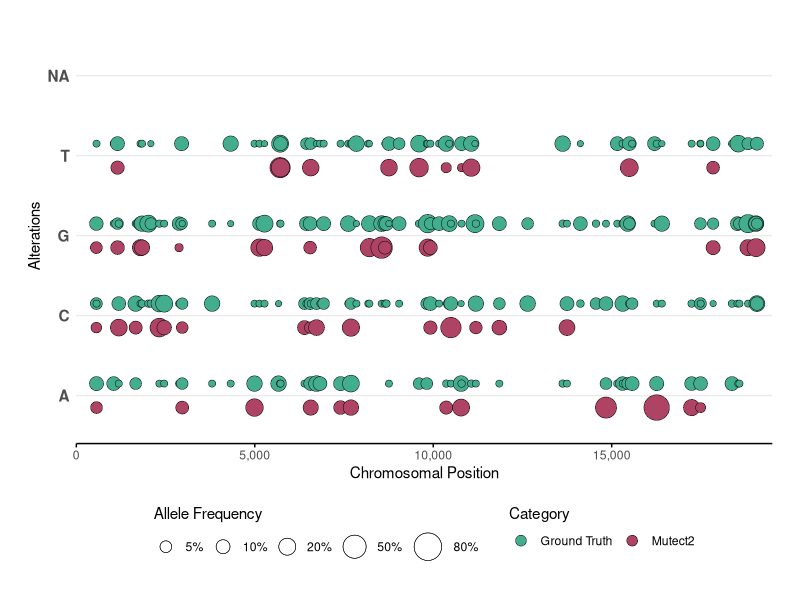

Source code (R): (Note: this script raises an error after producing the figure.)



rm(list = ls())
gc()

library(data.table)
library(stringr)

df = fread("Ground_truth_vs_Mutect2.clean.annotated.tsv")

df[which(df$`Mutect2 ALT` == "")]$`Mutect2 ALT` = NA

library(ggplot2)
library(ggforce)

gr = ggplot(data = df) +
    
    geom_point(
        aes(x = POS, y = `Ground Truth ALT`, size = `Ground Truth AF`, fill = "Ground Truth"),
        position = position_nudge(y = .15), shape = 21, stroke = .25
    ) +
    
    geom_point(
        aes(x = POS, y = `Mutect2 ALT`, size = `Mutect2 AF`, fill = "Mutect2"),
        position = position_nudge(y = -.15), shape = 21, stroke = .25
    ) +
    
    scale_size_continuous(
        range = c(2, 10), 
        limits = c(0, 1),
        breaks = c(.05, .1, .2, .5, .8),
        labels = scales::percent,
        guide = guide_legend(
            title = "Allele Frequency",
            title.position = "top"
        )
    ) +
    
    scale_fill_manual(
        values = c(
            "Ground Truth" = "#43ae8d",
            "Mutect2"      = "#ae4364"
        ),
        
        guide = guide_legend(
            title = "Category",
            title.position = "top",
            
            override.aes = list(size = 3.5)
        )
    ) +
    
    scale_x_continuous(labels = scales::comma, expand = c(0, 0),
                       limits = c(0, 19500)) +
    
    theme_minimal() +
    
    theme(
        legend.position = "bottom",
        
        axis.line.x = element_line(),
        axis.ticks.x = element_line(),
        
        axis.text.y = element_text(face = "bold", size = 11),
        
        panel.grid.minor = element_blank(),
        panel.grid.major.x = element_blank(),
        
        plot.margin = margin(20, 20, 20, 20)
    ) +
    
    labs(
        x = "Chromosomal Position",
        y = "Alterations"
    )



ggsave(
    plot = gr, filename = "Plots/Bubble-plot.pdf", device = cairo_pdf,
    width = 12, height = 6, units = "in"
)

ggsave(
    plot = gr, filename = "Plots/Bubble-plot.svg",
    width = 12, height = 6, units = "in"
)

ggsave(
    plot = gr, filename = "Plots/Bubble-plot.jpeg",
    width = 12, height = 6, units = "in", dpi = 600
)
